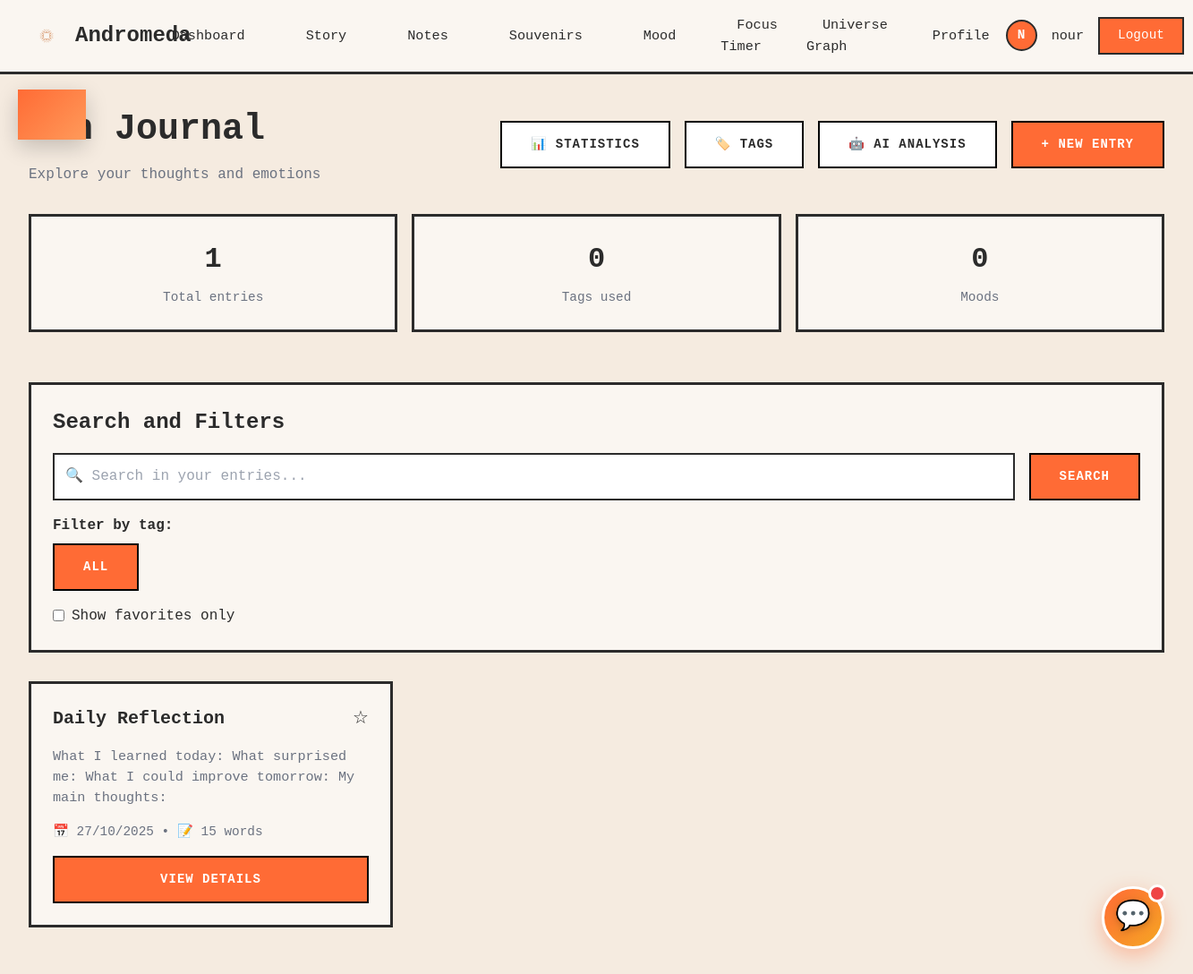
/journal/ (signed in), run on an earlier commit of the app's database.
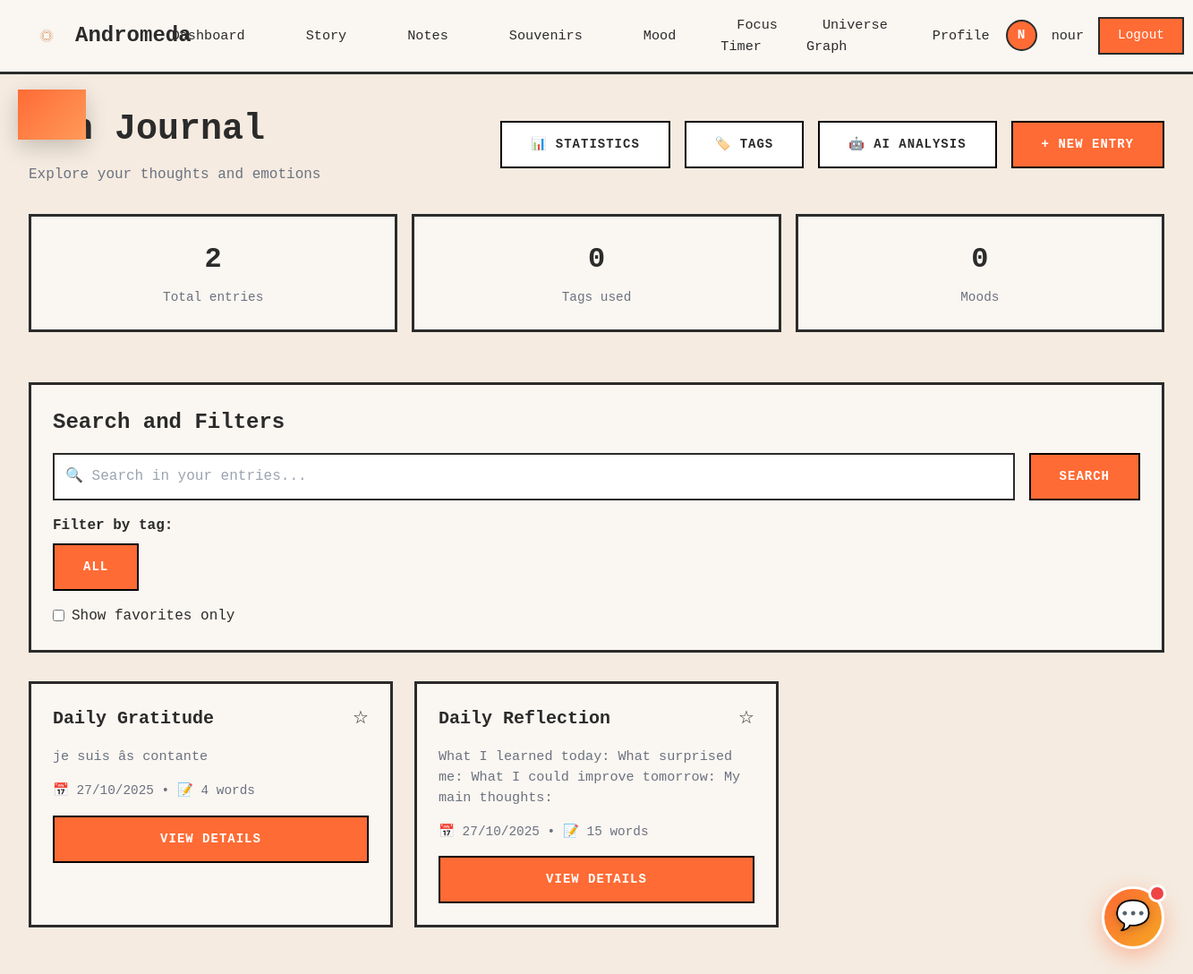
And on a later commit of the database.
### core/models.py (models this page shows, shortened)
class EntreeJournal(models.Model):
    utilisateur = models.ForeignKey('User', on_delete=models.CASCADE, related_name='entrees_journal')
    titre = models.CharField(max_length=200, help_text="Entry title")
    contenu_texte = models.TextField(help_text="Entry content")
    lieu = models.CharField(max_length=200, blank=True, default='', help_text="Location where the entry was written")
    meteo = models.CharField(max_length=50, blank=True, default='', help_text="Weather on the day")
    auto_summary = models.TextField(blank=True, default='', help_text="AI-generated summary")
    is_public = models.BooleanField(default=False, help_text="Public entry")
    is_favorite = models.BooleanField(default=False, help_text="Favorite entry")
    date_creation = models.DateTimeField(auto_now_add=True)
    updated_at = models.DateTimeField(auto_now=True)
    class Meta:
        verbose_name = "Journal Entry"
        verbose_name_plural = "Journal Entries"
        ordering = ['-date_creation']
        indexes = [
            models.Index(fields=['-date_creation']),
            models.Index(fields=['utilisateur', '-date_creation']),
        ]
    @property
    def nombre_mots(self):
        return len(self.contenu_texte.split())
    @property
    def tags_list(self):
        return [et.tag for et in self.entree_tags.all()]

### core/views_journal.py (the view)
# urls.py: path('journal/', views_journal.liste_entrees_journal, name='liste_entrees_journal'),
@login_required
def liste_entrees_journal(request):
    entrees = EntreeJournal.objects.filter(utilisateur=request.user).order_by('-date_creation')
    tag_id = request.GET.get('tag')
    if tag_id:
        entrees = entrees.filter(entree_tags__tag_id=tag_id)
    humeur_id = request.GET.get('humeur')
    if humeur_id:
        entrees = entrees.filter(entree_humeurs__humeur_id=humeur_id)
    if request.GET.get('favorites') == 'true':
        entrees = entrees.filter(is_favorite=True)
    query = request.GET.get('q')
    if query:
        entrees = entrees.filter(
            Q(titre__icontains=query) |
            Q(contenu_texte__icontains=query) |
            Q(lieu__icontains=query)
        )
    paginator = Paginator(entrees, 10)
    page_number = request.GET.get('page')
    page_obj = paginator.get_page(page_number)
    user_tags = Tag.objects.filter(
        Q(utilisateur=request.user) | Q(utilisateur__isnull=True)
    ).order_by('nom')
    humeurs = Humeur.objects.all().order_by('nom')
    context = {
        'page_obj': page_obj,
        'entrees': page_obj.object_list,
        'user_tags': user_tags,
        'humeurs': humeurs,
        'query': query,
        'selected_tag': tag_id,
        'selected_humeur': humeur_id,
    }
    return render(request, 'core/journal/liste_entrees.html', context)

### core/templates/core/journal/liste_entrees.html (shortened to what the changed rows need)
{% extends "core/dashboard_base.html" %}
{% load static %}
{% block content %}
<div style="margin-bottom: 2rem;">
    <div style="display: flex; justify-content: space-between; align-items: center; margin-bottom: 1.5rem;">
        <div>
            <h1 style="font-size: 2.5rem; font-weight: bold; margin-bottom: 0.5rem;">Mon Journal</h1>
        </div>
    </div>
</div>
{% if entrees %}
<div style="display: grid; grid-template-columns: repeat(auto-fit, minmax(200px, 1fr)); gap: 1rem; margin-bottom: 2rem;">
    <div class="card" style="text-align: center;">
        <p style="font-size: 2rem; font-weight: bold; margin-bottom: 0.5rem;">{{ page_obj.paginator.count }}</p>
        <p style="color: var(--text-gray); font-size: 0.9rem;">Total entries</p>
    </div>
    <div class="card" style="text-align: center;">
        <p style="font-size: 2rem; font-weight: bold; margin-bottom: 0.5rem;">{{ user_tags.count }}</p>
        <p style="color: var(--text-gray); font-size: 0.9rem;">Tags used</p>
    </div>
    <div class="card" style="text-align: center;">
        <p style="font-size: 2rem; font-weight: bold; margin-bottom: 0.5rem;">{{ humeurs.count }}</p>
        <p style="color: var(--text-gray); font-size: 0.9rem;">Moods</p>
    </div>
</div>
{% endif %}
<div class="card" style="margin-bottom: 2rem;">
    <h2 class="card-title">Search and Filters</h2>
</div>
{% if entrees %}
<div style="display: grid; grid-template-columns: repeat(auto-fill, minmax(350px, 1fr)); gap: 1.5rem;">
    {% for entree in entrees %}
    <div class="card" onclick="window.location.href='{% url 'core:detail_entree_journal' entree.pk %}'" style="cursor: pointer;">
        <div style="display: flex; justify-content: space-between; align-items: start; margin-bottom: 1rem;">
            <h3 style="font-size: 1.25rem; font-weight: bold; overflow: hidden; text-overflow: ellipsis; white-space: nowrap; flex: 1;">
                {% if entree.is_favorite %}⭐ {% endif %}{{ entree.titre }}
            </h3>
            <button onclick="event.stopPropagation(); toggleFavorite({{ entree.pk }}, this)" style="background: none; border: none; font-size: 1.25rem; cursor: pointer;">
                {% if entree.is_favorite %}⭐{% else %}☆{% endif %}
            </button>
        </div>
        <p style="color: var(--text-gray); font-size: 0.95rem; margin-bottom: 1rem; display: -webkit-box; -webkit-line-clamp: 3; line-clamp: 3; -webkit-box-orient: vertical; overflow: hidden;">
            {{ entree.contenu_texte|truncatewords:50 }}
        </p>
        <div style="display: flex; justify-content: space-between; align-items: center; margin-bottom: 1rem;">
            <p style="color: var(--text-gray); font-size: 0.9rem;">
                📅 {{ entree.date_creation|date:"d/m/Y" }} • 📝 {{ entree.nombre_mots }} words
            </p>
        </div>
        <div style="display: flex;">
            <a href="{% url 'core:detail_entree_journal' entree.pk %}" class="btn-primary" style="width: 100%; text-align: center;">View details</a>
        </div>
    </div>
    {% endfor %}
</div>
{% endif %}
{% endblock %}

What changed in the data, as far as the page shows it:
added EntreeJournal: titre "Daily Gratitude", contenu_texte "je suis âs contante", date_creation "27/10/2025", nombre_mots "4"
Also different on the page:
{{ page_obj.paginator.count }}: "1" → "2"
